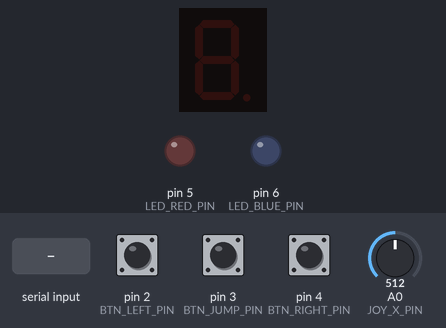
A sketch run on a simulated Arduino Uno, built with avr-gcc and run on an emulated ATmega328P. Shown: 1-digit seven-segment display, output pins drawn as LEDs (lit = HIGH). Wiring (inferred from the names in the program): 1-digit 7-segment display, segments lit when HIGH: segments pin 7, pin 8, pin 9, pin 10, pin 11, pin 12, pin 13. Inputs (shaded band) come from the test bench; at power-on: pin 2 (BTN_LEFT_PIN) HIGH, pin 3 (BTN_JUMP_PIN) HIGH, pin 4 (BTN_RIGHT_PIN) HIGH, A0 (JOY_X_PIN) = 512. The segment pins are drawn as the display they are named for; pins used as bus, display or sensor lines are not drawn.

Above: at 1.2 s.
1.3 s: "90,45\n" received over Serial
At 2.3 s:
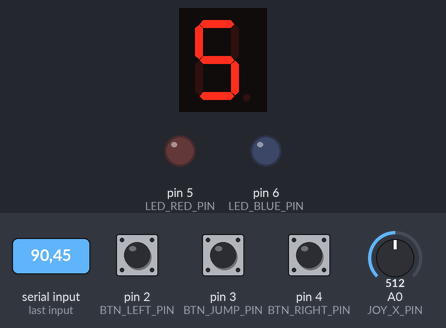
2.8 s: "30,150\n" received over Serial
At 3.5 s:
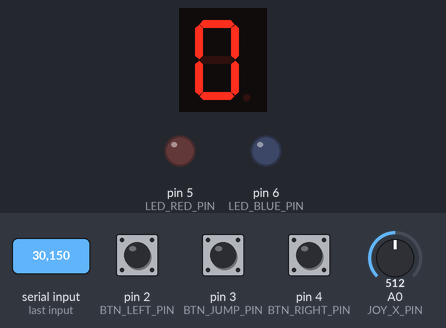
4.3 s: "1\n" received over Serial
At 5.5 s:
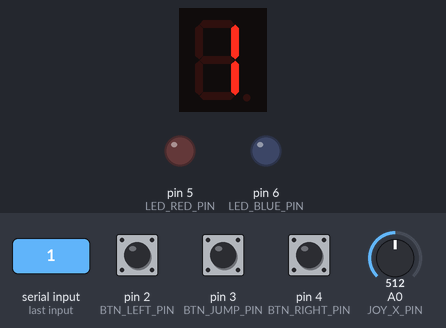
5.8 s: "R90\n" received over Serial
At 6.7 s:
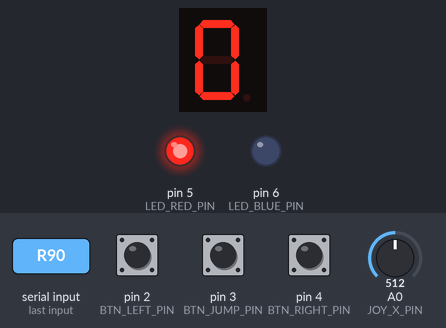
7.3 s: "-" received over Serial
At 7.9 s:
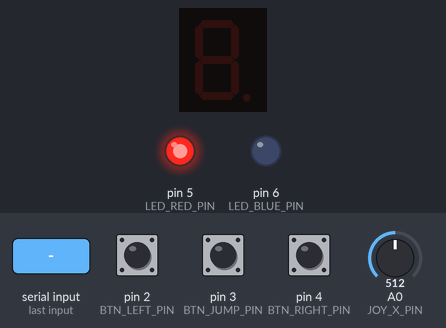
8.8 s: "5\n" received over Serial
At 9.1 s:
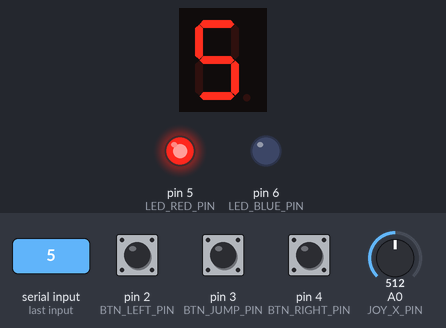
Timing chart, 0 to 11.3 s (numbered marks = the images above; inputs shaded):
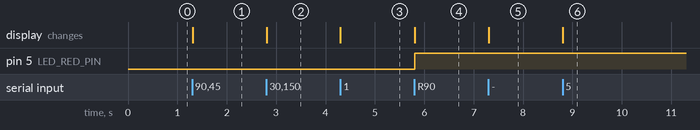

The sketch:

run.ino
```cpp
// 1. 輸入腳位（按鈕與搖桿）
const int BTN_LEFT_PIN  = 2;
const int BTN_JUMP_PIN  = 3;
const int BTN_RIGHT_PIN = 4;
const int JOY_X_PIN     = A0;

// 2. 輸出腳位（紅藍 LED）
const int LED_RED_PIN   = 5;
const int LED_BLUE_PIN  = 6;

// 3. 輸出腳位（個位數七段顯示器 a, b, c, d, e, f, g）
const int SEG_PINS[7] = {7, 8, 9, 10, 11, 12, 13};
// 若使用「共陽極（COM 接 5V）」七段顯示器，請將下面這行改為 false
const bool IS_COMMON_CATHODE = true;

const byte DIGIT_MAP[10][7] = {
  {1, 1, 1, 1, 1, 1, 0}, // 0
  {0, 1, 1, 0, 0, 0, 0}, // 1
  {1, 1, 0, 1, 1, 0, 1}, // 2
  {1, 1, 1, 1, 0, 0, 1}, // 3
  {0, 1, 1, 0, 0, 1, 1}, // 4
  {1, 0, 1, 1, 0, 1, 1}, // 5
  {1, 0, 1, 1, 1, 1, 1}, // 6
  {1, 1, 1, 0, 0, 0, 0}, // 7
  {1, 1, 1, 1, 1, 1, 1}, // 8
  {1, 1, 1, 1, 0, 1, 1}  // 9
};

// 搖桿輕撥感應門檻
const int LEFT_THRESHOLD   = 280;
const int CENTER_MIN       = 380;
const int CENTER_MAX       = 640;
const int RIGHT_THRESHOLD  = 740;

bool lastLeftState  = HIGH;
bool lastJumpState  = HIGH;
bool lastRightState = HIGH;
unsigned long lastDebounceTime = 0;
const unsigned long debounceDelay = 50;
int currentJoyZone = 0;

void displayDigit(int num) {
  for (int i = 0; i < 7; i++) {
    bool segOn = (num >= 0 && num <= 9) ? (DIGIT_MAP[num][i] == 1) : false;
    if (!IS_COMMON_CATHODE) segOn = !segOn;
    digitalWrite(SEG_PINS[i], segOn ? HIGH : LOW);
  }
}

void setup() {
  Serial.begin(9600);

  pinMode(BTN_LEFT_PIN, INPUT_PULLUP);
  pinMode(BTN_JUMP_PIN, INPUT_PULLUP);
  pinMode(BTN_RIGHT_PIN, INPUT_PULLUP);

  pinMode(LED_RED_PIN, OUTPUT);
  pinMode(LED_BLUE_PIN, OUTPUT);
  digitalWrite(LED_RED_PIN, LOW);
  digitalWrite(LED_BLUE_PIN, LOW);

  for (int i = 0; i < 7; i++) {
    pinMode(SEG_PINS[i], OUTPUT);
  }
  displayDigit(-1); // 開機預設全滅
}

void loop() {
  // 1. 接收 Unity 指令（LED 與七段顯示器）
  while (Serial.available() > 0) {
    char cmd = Serial.read();
    if (cmd == 'R') {
      digitalWrite(LED_RED_PIN, HIGH);
      digitalWrite(LED_BLUE_PIN, LOW);
    } else if (cmd == 'B') {
      digitalWrite(LED_RED_PIN, LOW);
      digitalWrite(LED_BLUE_PIN, HIGH);
    } else if (cmd == 'O') {
      digitalWrite(LED_RED_PIN, LOW);
      digitalWrite(LED_BLUE_PIN, LOW);
      displayDigit(-1);
    } else if (cmd >= '0' && cmd <= '9') {
      displayDigit(cmd - '0');
    } else if (cmd == '-') {
      displayDigit(-1);
    }
  }

  unsigned long now = millis();

  // 2. 讀取三顆按鈕
  bool leftState  = digitalRead(BTN_LEFT_PIN);
  bool jumpState  = digitalRead(BTN_JUMP_PIN);
  bool rightState = digitalRead(BTN_RIGHT_PIN);

  if (now - lastDebounceTime > debounceDelay) {
    if (lastLeftState == HIGH && leftState == LOW) {
      Serial.println("TURN_L");
      lastDebounceTime = now;
    }
    if (lastJumpState == HIGH && jumpState == LOW) {
      Serial.println("JUMP");
      lastDebounceTime = now;
    }
    if (lastRightState == HIGH && rightState == LOW) {
      Serial.println("TURN_R");
      lastDebounceTime = now;
    }
  }

  lastLeftState  = leftState;
  lastJumpState  = jumpState;
  lastRightState = rightState;

  // 3. 讀取搖桿左右軸
  int xVal = analogRead(JOY_X_PIN);
  int newZone = currentJoyZone;

  if (xVal < LEFT_THRESHOLD) newZone = -1;
  else if (xVal > RIGHT_THRESHOLD) newZone = 1;
  else if (xVal >= CENTER_MIN && xVal <= CENTER_MAX) newZone = 0;

  if (newZone != currentJoyZone) {
    currentJoyZone = newZone;
    if (currentJoyZone == -1) Serial.println("LANE_L");
    else if (currentJoyZone == 1) Serial.println("LANE_R");
    else Serial.println("LANE_C");
  }

  delay(10);
}
```

Measured:
- after the input at 1.3 s, the display: changes at once (image 1)
- after the input at 2.8 s, the display: changes at once (image 2)
- after the input at 4.3 s, the display: changes at once (image 3)
- after the input at 5.8 s, pin 5 (LED_RED_PIN): LOW → HIGH at once; the display: changes at once (image 4)
- after the input at 7.3 s, the display: changes at once (image 5)
- after the input at 8.8 s, the display: changes at once (image 6)
